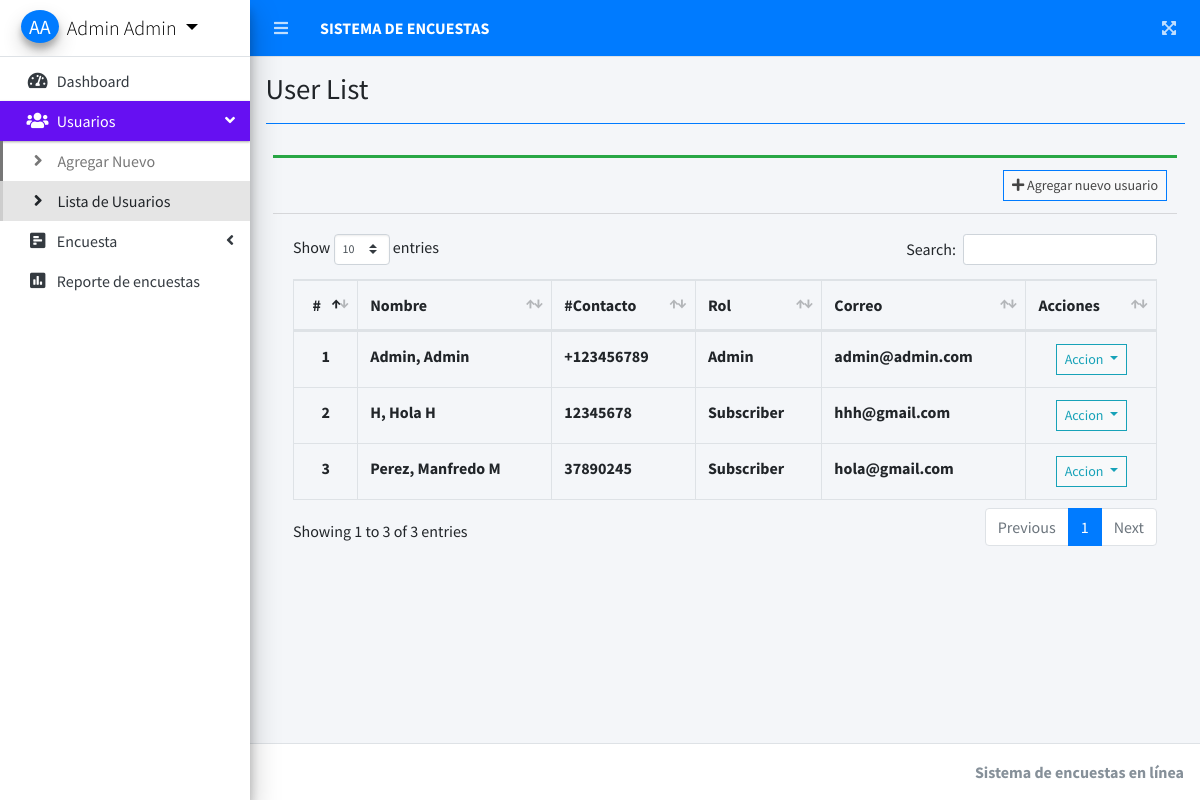
The page /index.php?page=user_list (signed in) on the database its author committed.
### tables this page shows
CREATE TABLE `users` (
  `id` int(30) NOT NULL,
  `firstname` varchar(200) NOT NULL,
  `lastname` varchar(200) NOT NULL,
  `middlename` varchar(200) NOT NULL,
  `contact` varchar(100) NOT NULL,
  `address` text NOT NULL,
  `email` varchar(200) NOT NULL,
  `password` text NOT NULL,
  `type` tinyint(1) NOT NULL DEFAULT 3 COMMENT '1=Admin,2 = Staff, 3= Subscriber',
  `date_created` datetime NOT NULL DEFAULT current_timestamp()
);

### user_list.php (the view, shortened to what this page needs)
<?php include'db_connect.php' ?>
<div class="col-lg-12">
	<div class=" card-outline card-success">
		<div class="card-header">
			<div class="card-tools">
				<a class="btn btn-block btn-sm btn-default btn-flat border-primary" href="./index.php?page=new_user"><i class="fa fa-plus"></i> Agregar nuevo usuario</a>
			</div>
		</div>
		<div class="card-body">
			<table class="table tabe-hover table-bordered" id="list">
				<thead>
					<tr>
						<th class="text-center">#</th>
						<th>Nombre</th>
						<th>#Contacto</th>
						<th>Rol</th>
						<th>Correo</th>
						<th>Acciones</th>
					</tr>
				</thead>
				<tbody>
					<?php
					$i = 1;
					$type = array('',"Admin","Staff","Subscriber");
					$qry = $conn->query("SELECT *,concat(lastname,', ',firstname,' ',middlename) as name FROM users order by concat(lastname,', ',firstname,' ',middlename) asc");
					while($row= $qry->fetch_assoc()):
					?>
					<tr>
						<th class="text-center"><?php echo $i++ ?></th>
						<td><b><?php echo ucwords($row['name']) ?></b></td>
						<td><b><?php echo $row['contact'] ?></b></td>
						<td><b><?php echo $type[$row['type']] ?></b></td>
						<td><b><?php echo $row['email'] ?></b></td>
						<td class="text-center">
							<button type="button" class="btn btn-default btn-sm btn-flat border-info wave-effect text-info dropdown-toggle" data-toggle="dropdown" aria-expanded="true">
		                      Accion
		                    </button>
						</td>
					</tr>
				<?php endwhile; ?>
				</tbody>
			</table>
		</div>
	</div>
</div>

### index.php (shortened to what this page needs)
<!DOCTYPE html>
<html lang="en">
<?php
	include 'header.php'
?>
<body class="hold-transition sidebar-mini layout-fixed layout-navbar-fixed layout-footer-fixed">
<div class="wrapper">
  <?php include 'topbar.php' ?>
  <?php include 'sidebar.php' ?>
  <div class="content-wrapper">
    <div class="content-header">
      <div class="container-fluid">
        <div class="row mb-2">
          <div class="col-sm-6">
            <h1 class="m-0"><?php echo $title ?></h1>
          </div>
        </div>
            <hr class="border-primary">
      </div>
    </div>
    <section class="content">
      <div class="container-fluid">
         <?php
          $page = isset($_GET['page']) ? $_GET['page'] : 'home';
          include $page.'.php';
          ?>
      </div>
    </section>
  </div>
  <footer class="main-footer">
    <div class="float-right d-none d-sm-inline-block">
      <b>Sistema de encuestas en línea</b>
    </div>
  </footer>
</div>
</body>
</html>

### header.php (shortened to what this page needs)
<head>
  <?php
  $title = isset($_GET['page']) ? ucwords(str_replace("_", ' ', $_GET['page'])) : "Inicio";
  ?>
  <link rel="stylesheet" href="assets/plugins/fontawesome-free/css/all.min.css">
  <link rel="stylesheet" href="assets/plugins/overlayScrollbars/css/OverlayScrollbars.min.css">
  <link rel="stylesheet" href="assets/plugins/datatables-bs4/css/dataTables.bootstrap4.min.css">
  <link rel="stylesheet" href="assets/plugins/datatables-responsive/css/responsive.bootstrap4.min.css">
  <link rel="stylesheet" href="assets/plugins/datatables-buttons/css/buttons.bootstrap4.min.css">
  <link rel="stylesheet" href="assets/plugins/select2/css/select2.min.css">
  <link rel="stylesheet" href="assets/plugins/select2-bootstrap4-theme/select2-bootstrap4.min.css">
  <link rel="stylesheet" href="assets/plugins/sweetalert2-theme-bootstrap-4/bootstrap-4.min.css">
  <link rel="stylesheet" href="assets/plugins/toastr/toastr.min.css">
  <link rel="stylesheet" href="assets/plugins/icheck-bootstrap/icheck-bootstrap.min.css">
  <link rel="stylesheet" href="assets/dist/css/adminlte.min.css">
  <link rel="stylesheet" href="assets/dist/css/styles.css">
  <link rel="stylesheet" href="assets/plugins/summernote/summernote-bs4.min.css">
</head>

### topbar.php
<nav class="main-header navbar navbar-expand navbar-primary navbar-dark ">
  <ul class="navbar-nav">
    <li class="nav-item">
      <a class="nav-link" data-widget="pushmenu" href="#" role="button"><i class="fas fa-bars"></i></a>
    </li>
    <li>
      <a class="nav-link text-white"  href="./" role="button"> <large><b>SISTEMA DE ENCUESTAS</b></large></a>
    </li>
  </ul>
  <ul class="navbar-nav ml-auto">
    <li class="nav-item">
      <a class="nav-link" data-widget="fullscreen" href="#" role="button">
        <i class="fas fa-expand-arrows-alt"></i>
      </a>
    </li>
  </ul>
</nav>

### sidebar.php (shortened to what this page needs)
<aside class="main-sidebar sidebar-light-indigo elevation-4">
  <div class="dropdown">
 	<a href="javascript:void(0)" class="brand-link dropdown-toggle" data-toggle="dropdown" aria-expanded="true">
      <span class="brand-image img-circle elevation-3 d-flex justify-content-center align-items-center bg-primary text-white font-weight-500" style="width: 38px;height:50px"><?php echo strtoupper(substr($_SESSION['login_firstname'], 0,1).substr($_SESSION['login_lastname'], 0,1)) ?></span>
      <span class="brand-text font-weight-light"><?php echo ucwords($_SESSION['login_firstname'].' '.$_SESSION['login_lastname']) ?></span>
    </a>
  </div>
  <div class="sidebar">
    <nav class="mt-2">
      <ul class="nav nav-pills nav-sidebar flex-column nav-flat" data-widget="treeview" role="menu" data-accordion="false">
        <li class="nav-item dropdown">
          <a href="./" class="nav-link nav-home">
            <i class="nav-icon fas fa-tachometer-alt"></i>
            <p>
              Dashboard
            </p>
          </a>
        </li>
      <?php if($_SESSION['login_type'] == 1): ?>
        <li class="nav-item">
          <a href="#" class="nav-link nav-edit_user">
            <i class="nav-icon fas fa-users"></i>
            <p>
              Usuarios
              <i class="right fas fa-angle-left"></i>
            </p>
          </a>
          <ul class="nav nav-treeview">
            <li class="nav-item">
              <a href="./index.php?page=new_user" class="nav-link nav-new_user tree-item">
                <i class="fas fa-angle-right nav-icon"></i>
                <p>Agregar Nuevo</p>
              </a>
            </li>
            <li class="nav-item">
              <a href="./index.php?page=user_list" class="nav-link nav-user_list tree-item">
                <i class="fas fa-angle-right nav-icon"></i>
                <p>Lista de Usuarios</p>
              </a>
            </li>
          </ul>
        </li>
        <li class="nav-item">
          <a href="#" class="nav-link nav-is-tree nav-edit_survey nav-view_survey">
            <i class="nav-icon fa fa-poll-h"></i>
            <p>
              Encuesta
              <i class="right fas fa-angle-left"></i>
            </p>
          </a>
        </li>
        <li class="nav-item">
          <a href="./index.php?page=survey_report" class="nav-link nav-survey_report">
            <i class="nav-icon fas fa-poll"></i>
            <p>
              Reporte de encuestas
            </p>
          </a>
        </li>
      <?php endif; ?>
      </ul>
    </nav>
  </div>
</aside>

### rows shown on the page
users: name "Admin, Admin", contact "+123456789", type "Admin", email "admin@admin.com"
users: name "H, Hola H", contact "12345678", type "Subscriber", email "hhh@gmail.com"
users: name "Perez, Manfredo M", contact "37890245", type "Subscriber", email "hola@gmail.com"

### other values the page prints
$_SESSION['login_firstname'].' '.$_SESSION['login_lastname'] "Admin Admin"
$title "User List"
